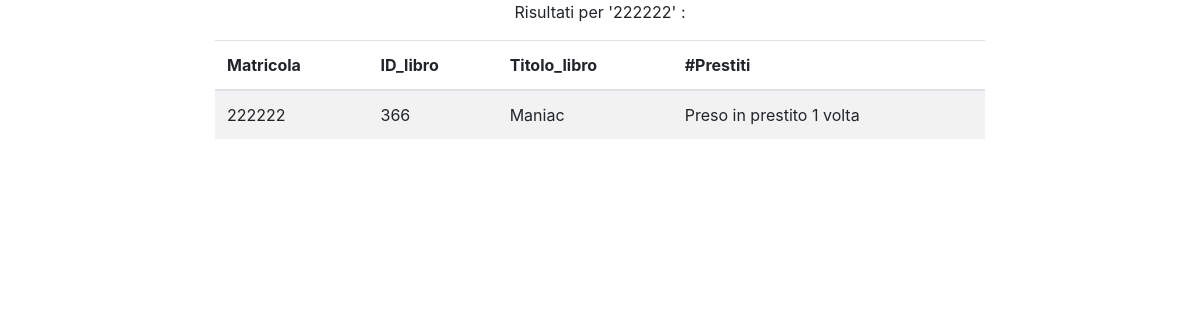
Screenshot of /stat1.php?Cerca=222222 with the database file from the repository.
### tables this page shows
CREATE TABLE `UTENTE` (
  `Matricola` int(11) NOT NULL,
  `Cognome_utente` varchar(16) NOT NULL,
  `Nome_utente` varchar(16) NOT NULL,
  `Iniziali_sn_utente` char(1) DEFAULT NULL,
  `Data_n_utente` date DEFAULT NULL,
  PRIMARY KEY (`Matricola`)
);

### stat1.php (the view, shortened to what this page needs)
<!DOCTYPE HTML>
<html>
<head>
	<?php include("connessione.php")?>
    <link rel="stylesheet" href="https://maxcdn.bootstrapcdn.com/bootstrap/4.5.0/css/bootstrap.min.css">
    <link rel="stylesheet" type="text/css" href="style.css" />
</head>
<body>
    <?php
    $Cerca = $_REQUEST["Cerca"];
    $query = "SELECT COUNT(Titolo_libro) as conta, Titolo_libro, ID_libro, UTENTE.Matricola
FROM UTENTE inner join PRESTITO on UTENTE.Matricola=PRESTITO.Matricola INNER JOIN
COPIE_LIBRO on ID_libro=ID INNER JOIN LIBRO on LIBRO.ISBN=COPIE_LIBRO.ISBN group by Matricola, ID_libro having Matricola='$Cerca' ";
    $result = mysqli_query($db, $query);
    if (mysqli_num_rows($result) > 0) {
    ?>
        <p class="text-center"><?php echo "Risultati per '$Cerca' :"; ?></p>
        <div class="container-fluid">
            <div class="row d-flex justify-content-center">
                <div class="col-8 ">
                    <table class="table table-striped">
                        <thead>
                            <tr>
                                <th scope="col"> Matricola </th>
                                <th scope="col"> ID_libro </th>
                                <th scope="col"> Titolo_libro </th>
                                <th scope="col"> #Prestiti </th>
                            </tr>
                        </thead>
                        <tbody>
                            <?php while ($row = mysqli_fetch_assoc($result)) {
                            ?>
                                <tr>
                                    <td><?php echo $row["Matricola"]; ?> </td>
                                    <td><?php echo $row["ID_libro"]; ?> </td>
                                    <td><?php echo $row["Titolo_libro"]; ?> </td>
                                    <?php
                                    if ($row["conta"] == 1) {
                                    ?>
                                        <td><?php echo "Preso in prestito " . $row["conta"] . " volta"; ?> </td>
                                    <?php
                                    } else {
                                    ?>
                                        <td><?php echo "Preso in prestito " . $row["conta"] . " volte"; ?> </td>
                                    <?php
                                    }
                                    ?>
                                </tr>
                            <?php
                            }
                        } else { ?><p class="text-center"><?php echo "Non è stato trovato nessun Matricola '$Cerca' "; ?></p><?php } ?>
                        </tbody>
                    </table>
                </div>
            </div>
        </div>
</body>
</html>

### rows the page displays
utente: Matricola "222222", ID_libro "366", Titolo_libro "Maniac", conta "1"

### other values shown
$Cerca "222222"
